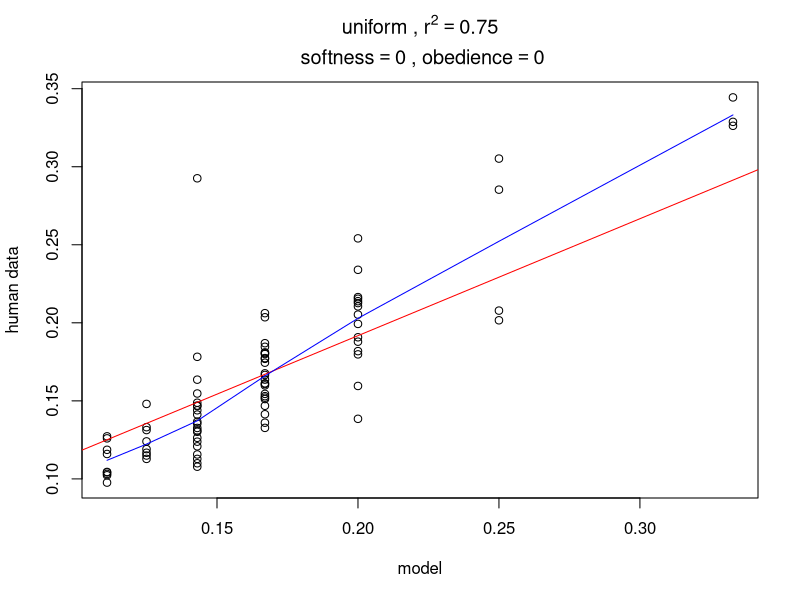
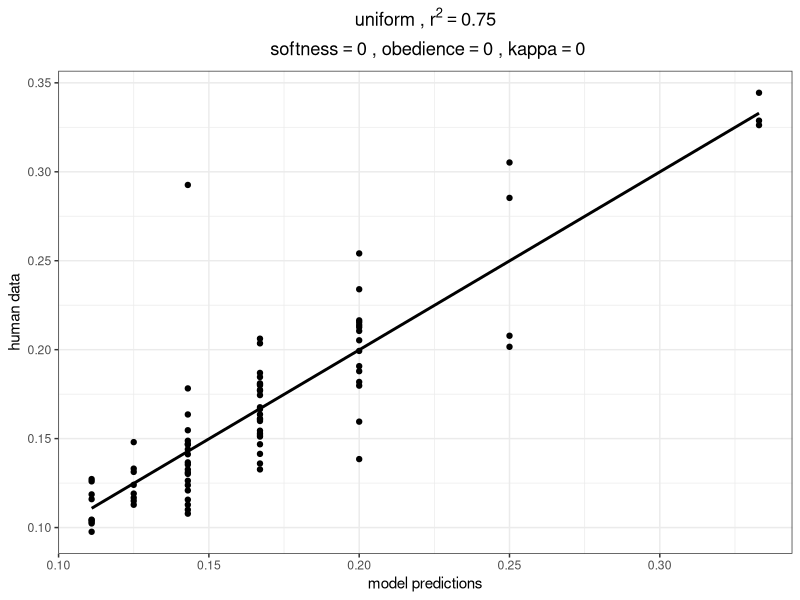

The R source for these figures, in order:
library("dplyr")
library("ggplot2")

################################################## X 3 Utterance choice ##################################

# Import full csv table

setwd("~/Documents/GitHub/prior_inference/RSA_2019_08/X3_Plots")

full <- read.csv("for_scatterplots_x3_updated.csv")
head(full)

## See what models we have ##

stats <- full %>%
    group_by(softness,obedience, alpha, cross_validated, kl_factor,type, Nr) %>%
    summarise(n_occur = n())
ordered <- stats[order(stats$Nr),] # Sort the summary table
print.data.frame(ordered)

write.csv(ordered, file = "List_of_models_x3.csv")
##########################################################################################################

# Subset data for plotting. Fill in the template

# plotData <- subset(full, softness ==  & obedience ==  & cross_validated == " " & type == "") # for simple models
# plotData <- subset(full, softness ==  & obedience ==  & alpha == & cross_validated == " " & type == "") # for full models

# Softness, obedience, and alpha are numeric
# Cross_validated can be "yes" or "no"
# Type can be "simpleRSA" or "fullRSA" or "uniform"
# Nr is model number in the order they are listed in the scatterplot file. 

##########################################################################################################

### Subsets for figures in the paper. Pick one plotData subset, then run the define variables part
### Then generate the plot either with ggplot or a simple plot

# for m1
plotData <- subset(full, softness == 0 & obedience == 0 & 
                        kl_factor == 1 &
                          cross_validated == "no" & type == "fullRSA" & 
                          alpha == 1) 

# for m6
plotData <- subset(full, softness == "individually_opt" & obedience == "individually_opt" & 
                     kl_factor == "individually_opt" &
                     cross_validated == "no" & type == "fullRSA" & 
                     alpha == 1) 

# for m4
plotData <- subset(full, softness == 0 & obedience == "individually_opt" & 
                     kl_factor == "individually_opt" &
                     cross_validated == "no" & type == "fullRSA" & 
                     alpha == 1) 

# for m2
plotData <- subset(full, softness == "individually_opt" & obedience == 0 & 
                     kl_factor == 1 &
                     cross_validated == "no" & type == "fullRSA" & 
                     alpha == 1) 
# for m7
# Shortcut to do subsets. List_of_models_x3.csv says which model is which

plotData <- subset(full, Nr == 7)

# for m9
plotData <- subset(full, Nr == 9) 

# for m10
plotData <- subset(full, Nr == 10)

# for m11
plotData <- subset(full, Nr == 11)

# for m13
plotData <- subset(full, Nr == 13)

# for m14
plotData <- subset(full, Nr == 14)

plotData <- subset(full, Nr == 15)

plotData <- subset(full, Nr == 20)

# Define variables to pass to plot title and ggsave

r2 <- round((summary(lm(plotData$model~plotData$workerData))$r.squared), digits = 2)
#ci <- round((confint(lm(plotData$model~plotData$workerData))), digits = 2)
#ci <- ci[c(2,4)]
softness <- unique(as.character(plotData$softness))
obedience <- unique(as.character(plotData$obedience))
type <- unique(as.character(plotData$type))
kl_factor <- unique(as.character(plotData$kl_factor))
nr <- plotData$Nr[1]


## Scatterplot with ggplot2 ##
# Contains a title with parameter values for now ##

figure <- ggplot(plotData, aes(x = model, y = workerData)) +
  geom_point() +
  stat_smooth(method = "lm",
              col = "black",
              se = FALSE,
              size = 1) +
  theme_bw() +
  labs(title = bquote(atop
                     (.(type) ~"," ~ r^2 == .(r2),
                       ~ "softness" == .(softness) ~ "," ~ "obedience" == .(obedience) ~ ","
                       ~ "kappa" == .(kl_factor)
                     )))+
  ylab("human data")+
  xlab("model predictions") +
  theme(plot.title = element_text(hjust = 0.5))
#print(figure)
ggsave(figure, filename = paste("x3_m", nr,".pdf", sep=""),width = 7, height = 7, units = "in")


## Simple plot works a little faster to look up r2 values ##

model <- lm(formula = plotData$model~plotData$workerData)
summary(model)
confint(model)

plot(plotData$model, plotData$workerData, xlab = "model", ylab = "human data")
abline(lm(formula = plotData$model~plotData$workerData), col="red") # regression line (y~x)
lines(lowess(plotData$model,plotData$workerData), col="blue") # lowess line (x,y)

title(main = bquote(atop
      (.(type) ~"," ~ r^2 == .(r2),
        ~ "softness" == .(softness) ~ "," ~ "obedience" == .(obedience)
        )))

#########################################################################################################
